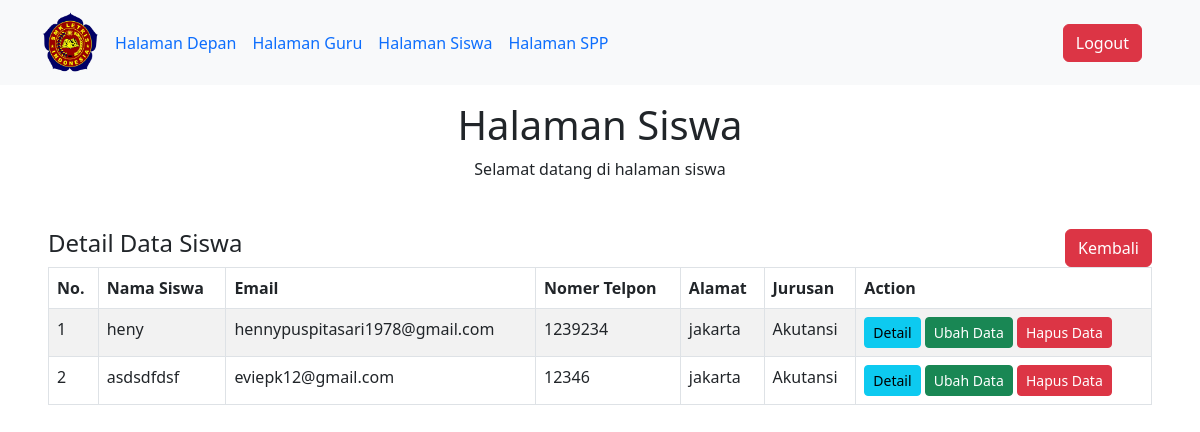
The app's page /views/ak_sorted.php (signed in) with its own data.
### tables this page shows
CREATE TABLE `siswa` (
  `id` int(11) NOT NULL,
  `nama` varchar(255) NOT NULL,
  `email` varchar(255) NOT NULL,
  `no_hp` int(25) NOT NULL,
  `alamat` varchar(255) NOT NULL,
  `id_jurusan` int(11) NOT NULL,
  `spp` tinyint(1) NOT NULL DEFAULT 0
);

CREATE TABLE `jurusan` (
  `id` int(11) NOT NULL,
  `jurusan` varchar(255) NOT NULL
);

### views/ak_sorted.php (the view, shortened to what this page needs)
<?php
include("../includes/inc_header.php");
include "../includes/inc_koneksi.php";
?>
<div class="container text-center">
    <h1>Halaman Siswa</h1>
    <p>Selamat datang di halaman siswa</p>
</div>
<div class="card-body m-5">
    <table class="table table-bordered table-striped">
        <div class="card-header">
            <h4>Detail Data Siswa <a href="admin_depan.php" class="btn btn-danger float-end">Kembali</a> </h4>
        </div>
        <thead>
            <tr>
                <th>No.</th>
                <th>Nama Siswa</th>
                <th>Email</th>
                <th>Nomer Telpon</th>
                <th>Alamat</th>
                <th>Jurusan</th>
                <th>Action</th>
            </tr>
        </thead>
        <tbody>
            <?php
            $number = 1;
            $query = "SELECT
            siswa.id AS id_siswa,
            siswa.alamat AS alamat_siswa,
            siswa.nama AS nama_siswa,
            siswa.email AS email_siswa,
            siswa.no_hp AS no_hp_siswa,
            jurusan.jurusan AS nama_jurusan
            FROM siswa, jurusan WHERE jurusan.id = siswa.id_jurusan AND jurusan.id = 2";
            $query_run = mysqli_query($koneksi, $query);
            if (mysqli_num_rows($query_run) > 0) {
                foreach ($query_run as $siswa) {
            ?>
                    <tr>
                        <td>
                            <?= $number++ ?>
                        </td>
                        <td>
                            <?= $siswa['nama_siswa'] ?>
                        </td>
                        <td>
                            <?= $siswa['email_siswa'] ?>
                        </td>
                        <td>
                            <?= $siswa['no_hp_siswa'] ?>
                        </td>
                        <td>
                            <?= $siswa['alamat_siswa'] ?>
                        </td>
                        <td>
                            <?= $siswa['nama_jurusan'] ?>
                        </td>
                        <td>
                            <a href="crud_detail_siswa.php?id=<?= $siswa['id_siswa']; ?>" class="btn btn-info btn-sm">Detail</a>
                            <?php if (in_array("guru", $_SESSION['admin_akses'])) { ?>
                                <a href="crud_edit_siswa.php?id=<?= $siswa['id_siswa']; ?>" class="btn btn-success btn-sm">Ubah
                                    Data</a>
                                <form action="../controllers/controller_siswa.php" method="POST" class="d-inline">
                                    <button type="submit" name="hapus_data_siswa" value="<?= $siswa['id_siswa']; ?>" class="btn btn-danger btn-sm">Hapus Data</button>
                                </form>
                            <?php } ?>
                        </td>
                    </tr>
            <?php
                }
            } else {
                echo "<h5 style='color:red;'>Belum Ada Data Siswa</h5>";
            }
            ?>
        </tbody>
</div>
<?php
include("../includes/inc_footer.php");
?>

### records on screen
siswa: nama "heny", email "hennypuspitasari1978@gmail.com", no_hp "1239234", alamat "jakarta", id_jurusan.jurusan "Akutansi", $siswa['id_siswa'] 12 (drawn)
siswa: nama "asdsdfdsf", email "eviepk12@gmail.com", no_hp "12346", alamat "jakarta", id_jurusan.jurusan "Akutansi", $siswa['id_siswa'] 15 (drawn)
